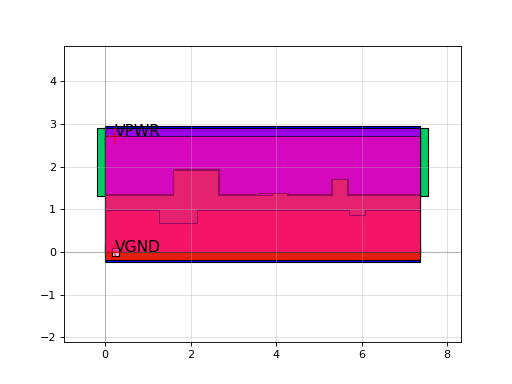

Here is the Python script that generated this plot:
import sky130

c = sky130.components.sky130_fd_sc_hd__sdlclkp_2()
c.plot()
